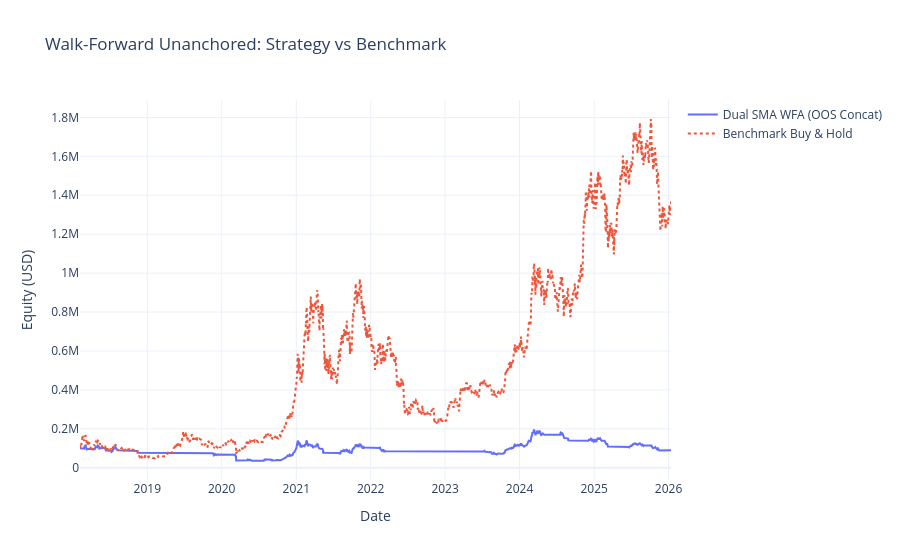

Notebook code cell kept with this figure:
### Code cell
# Curva de equity: estrategia vs benchmark
strategy_equity = strategy_pf.value()
benchmark_equity = benchmark_pf.value()

fig_eq = go.Figure()
fig_eq.add_trace(go.Scatter(x=strategy_equity.index, y=strategy_equity.values, mode='lines', name='Dual SMA WFA (OOS Concat)', line=dict(width=2)))
fig_eq.add_trace(go.Scatter(x=benchmark_equity.index, y=benchmark_equity.values, mode='lines', name='Benchmark Buy & Hold', line=dict(width=2, dash='dot')))
fig_eq.update_layout(
    title='Walk-Forward Unanchored: Strategy vs Benchmark',
    xaxis_title='Date',
    yaxis_title='Equity (USD)',
    template='plotly_white',
    hovermode='x unified'
)
fig_eq.show()

### Figure 1 — Plotly figure (JSON) as saved in the notebook; plotly's stock layout.template omitted (floating-point values rounded to 4 significant figures; data arrays with more than 128 entries replaced by an {"elided": "..."} marker saying what was removed)
{"data": [{"line": {"width": 2}, "mode": "lines", "name": "Dual SMA WFA (OOS Concat)", "type": "scatter", "x": {"elided": "2900 str values"}, "y": {"elided": "2900 float values"}}, {"line": {"dash": "dot", "width": 2}, "mode": "lines", "name": "Benchmark Buy & Hold", "type": "scatter", "x": {"elided": "2900 str values"}, "y": {"elided": "2900 float values"}}], "layout": {"hovermode": "x unified", "title": {"text": "Walk-Forward Unanchored: Strategy vs Benchmark"}, "xaxis": {"title": {"text": "Date"}}, "yaxis": {"title": {"text": "Equity (USD)"}}}}
